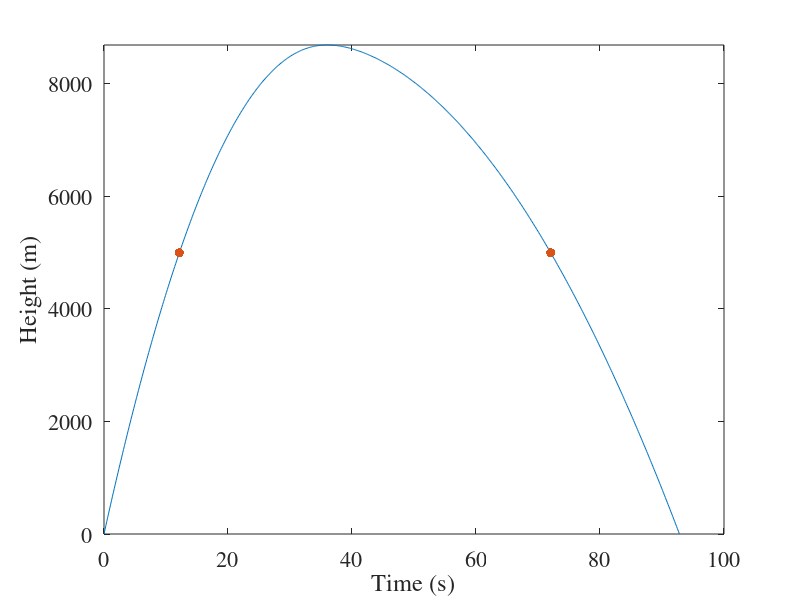
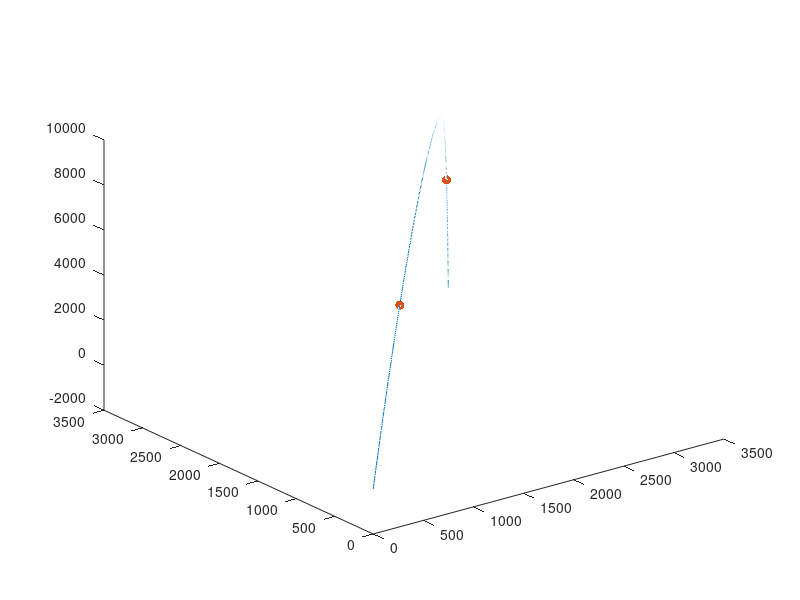

Source code (MATLAB) for these figures, in order:
function [t,r,v,te,ze,ie] = ballistic_flight_dragEv2()
% ballistic_flight_dragEv2 numerically integrates the equations of motion 
% for a projectile launched from the ground and influenced by gravity and a
% simplified drag force that acts at constant magnitude in the direction 
% oppostie of the projectile's velocity.  Plots are generated of the 
% projectile's 3D trajectory and height above ground as a function of time. 
% A terminal event stops the numerical integration at the time when the
% projectile returns to a zero height. A non-terminal event records all
% times when the projectile passes 5000 m height above ground and marks the
% corresponding points in the plots. 
%      
% Inputs:
%   None
%
% Outputs:
%   t (nx1 float): Array of times
%   r (nx3 float): Array of position values corresponding to each time
%   v (nx3 float): Array of position values corresponding to each time
%   te (mx1 float): Array of event times
%   ze (mx6 float): Array of state values at event times
%   ie (mx1 int): Index of event. 1 is the terminal ground crossing event
%                 and 2 is the non-terminal 5000 m crossing event.

% Copyright (c) 2020 Dmitry Savransky (ds264@cornell.edu)

g = 9.81; %m/s^2
Fdm = 5; %m/s^2

r0 = [0,0,0]; %m
v0 = [100,100,500]; %m/s

z0 = [r0.';v0.'];

[t,z,te,ze,ie] = ode45(@ballistic_flight_drag_eom,linspace(0,150,1000),z0,...
    odeset('Events',@ballistic_flight_drag_event));

r = z(:,1:3);
v = z(:,4:6);
r5k = ze(ie==2,:);
t5k = te(ie==2);

figure(3)
clf
plot(t,r(:,3))
hold on
plot(t5k,r5k(:,3),'.','MarkerSize',20)
hold off
set(gca,'FontName','Times','FontSize',16)
xlabel('Time (s)')
ylabel('Height (m)')
ylim([0,max(r(:,3))])

figure(4)
clf
plot3(r(:,1),r(:,2),r(:,3))
hold on
plot3(r5k(:,1),r5k(:,2),r5k(:,3),'.','MarkerSize',20)
hold off

    function dz = ballistic_flight_drag_eom(~,z)
        %state vector is z = [x,y,z,dx,dy,dz]
        
        r = z(1:3); %position vector (m)
        v = z(4:6); %velocity vector (m/s)
        vmag = norm(v); %m/s
        vhat = v/vmag;
        
        %acceleration is:
        a = [0;0;-g] - Fdm*vhat;
        dz = [v; a];
    end


    %0 and 5000 m height crossing event function
    function [pos,isterm,dir] = ballistic_flight_drag_event(~,z)
        h = z(3); %height above ground
        pos = [h,h-5000]; %zero crossing
        isterm = [1,0]; %halt
        dir = [-1,0];    %look for decreasing events for 0 crossing and either direction for 5k crossing
    end


end
